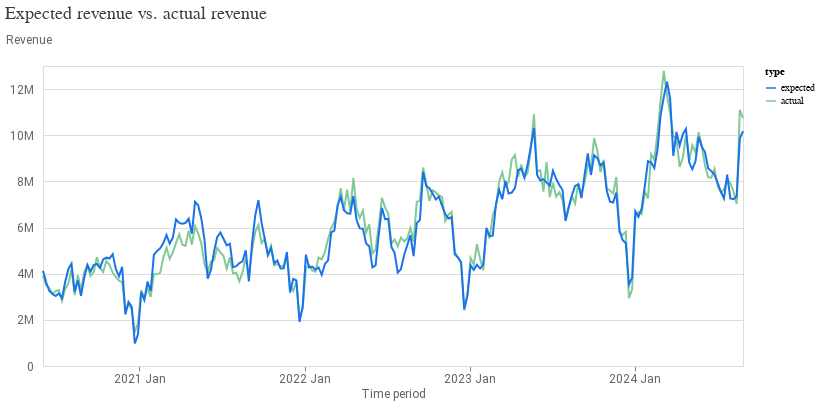

Write notebook code for a chart like this one.
### Code cell
model_fit_ll.plot_model_fit(
                         include_baseline=False,
                         include_ci=False)

### Figure 1 — Vega-Lite specification as saved in the notebook (floating-point values rounded to 4 significant figures; data arrays with more than 128 entries replaced by an {"elided": "..."} marker saying what was removed)
{"config": {"view": {"continuousWidth": 300, "continuousHeight": 300}, "axis": {"labelColor": "#5F6368", "labelFont": "Roboto", "labelFontSize": 12, "titleColor": "#5F6368", "titleFont": "Roboto", "titleFontSize": 12, "titleFontWeight": "normal"}}, "data": {"name": "data-f7d333d466c4a28f73e184753fc0267d"}, "mark": {"type": "line"}, "encoding": {"color": {"field": "type", "scale": {"domain": ["expected", "actual"], "range": ["#1A73E8", "#81C995"]}, "type": "nominal"}, "x": {"axis": {"domainColor": "#DADCE0", "format": "%Y %b", "grid": false, "tickCount": 8}, "field": "time", "title": "Time period", "type": "temporal"}, "y": {"axis": {"domain": false, "labelExpr": "replace(format(datum.value, '.3~s'), 'G', 'B')", "labelPadding": 10, "tickCount": 5, "ticks": false, "titleAlign": "left", "titleAngle": 0, "titleY": -20}, "field": "mean", "title": "Revenue", "type": "quantitative"}}, "title": {"text": "Expected revenue vs. actual revenue", "anchor": "start", "color": "#3C4043", "font": "Google Sans Display", "fontSize": 18, "fontWeight": "normal", "offset": 10}, "width": 700, "$schema": "https://vega.github.io/schema/vega-lite/v5.20.1.json", "datasets": {"data-f7d333d466c4a28f73e184753fc0267d": {"elided": "444 records"}}}
